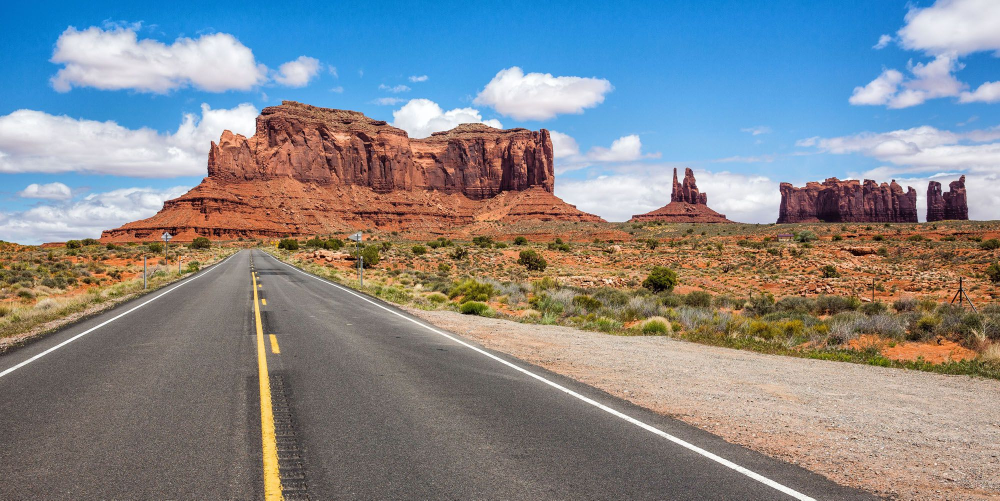
#> input picture data/Road.jpg, 2000 x 1001 px, given in place of image.jpg, which was not available (shown at 1/2 size)
$ jupyter execute --allow-errors 4_convolution.ipynb   (shell and % lines are left out)   (older library calls are emulated)   (text cells are left out)
#> lines starting #> are read from the running program, lines starting #| are printed output that depends on the picture
[cell 1]
import matplotlib.pyplot as plt
import numpy as np
from PIL import Image
import cv2

[cell 2]
def block_filter(n):
    H = np.ones((n, n)) / (n * n) # each element in H has the value 1/(n*n)
    return H

[cell 3]
H = block_filter(5)
print(H)

[cell 4]
def apply_filter(I, H):
    h, w = I.shape                         # image dimensions (height, width)
    n = H.shape[0]                         # filter size
    p = n // 2                             # padding size
    J = np.zeros_like(I)                   # output image, initialized with zeros

    for x in range(p, h-p):
        for y in range(p, w-p):
            J[x, y] = np.sum(I[x-p:x+n-p, y-p:y+n-p] * H)
    return J

[cell 5]
image = Image.open('data/image.jpg')
#> image is the input picture: PIL image 2000x1001 RGB; mean R, G, B 133.2, 137, 141.4
image = image.convert('1') # convert image to black and white
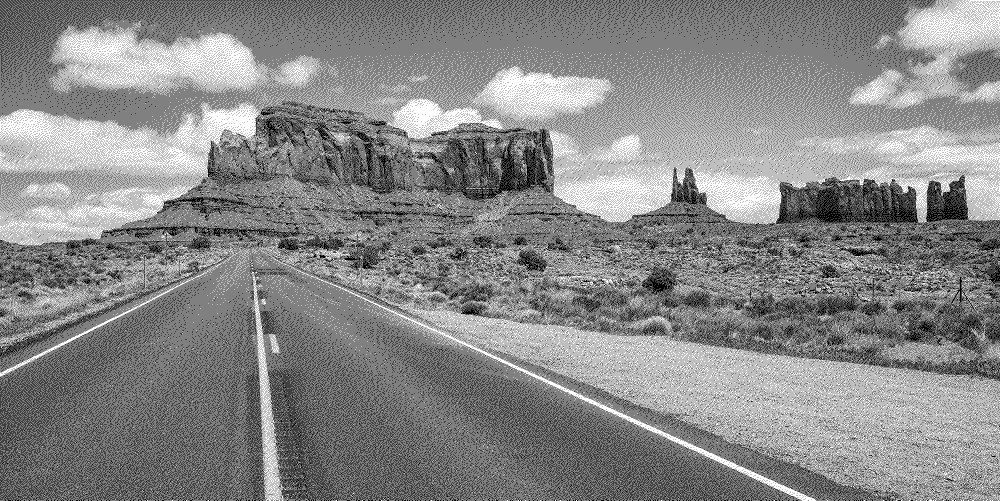
#> image: PIL image 2000x1001 1 (shown at 1/2 size); 53.3% white; black in thin lines or dots

image = np.array(image)

# [5 lines of commented-out code are left out]

plt.imshow(image, cmap='gray',vmin=0.0, vmax=1.0)
plt.show()

[cell 6]
image = image.astype(float)
#> image: shape (1001, 2000) float64; values 0 (black) and 1 (white), 53.3% white; black in thin lines or dots

[cell 7]
n = 5
H = block_filter(n)
J = apply_filter(image, H)

plt.imshow(J, cmap='gray')
plt.show()

[cell 8]
from PIL import Image

img = Image.open('data/image.jpg')
img.thumbnail((256,256), Image.ANTIALIAS) # Resize to half to reduce the size of this notebook.
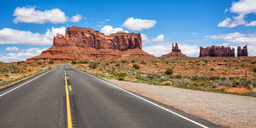
#> img: PIL image 256x128 RGB; mean R, G, B 133.1, 136.9, 141.3

$ run again, on data/bee.jpg
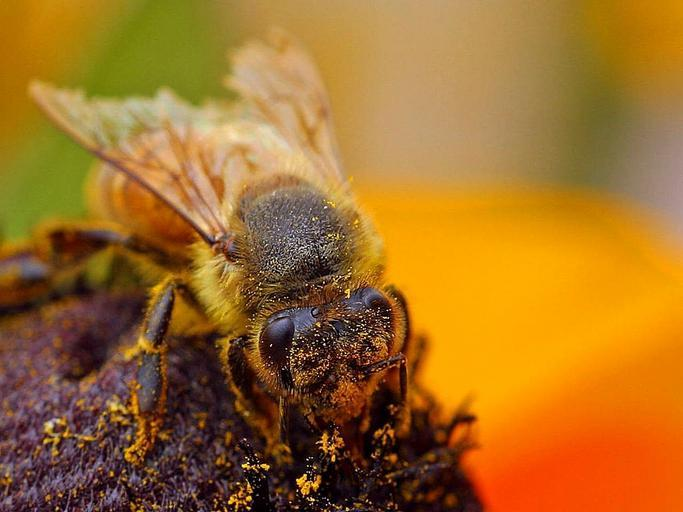
#> input picture data/bee.jpg, 683 x 512 px, given in place of image.jpg, which was not available
#> image is the input picture: PIL image 683x512 RGB; mean R, G, B 160.8, 110, 41.1
#> `image = image.convert('1')`:
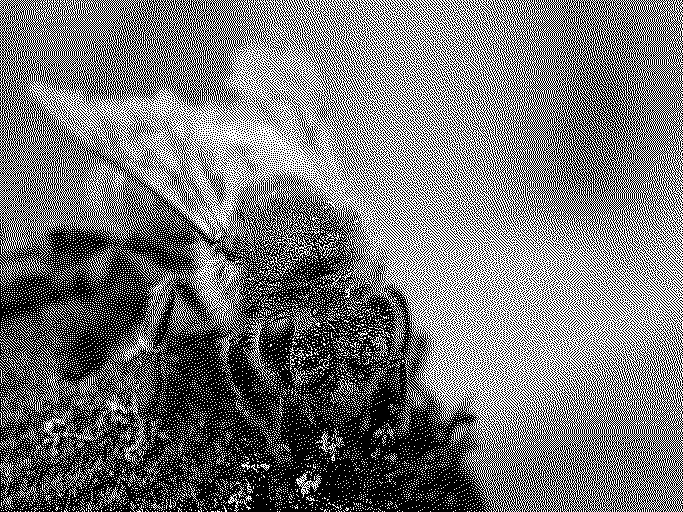
#> image: PIL image 683x512 1; 45.8% white in thin lines or dots
#> `img.thumbnail((256,256), Image.ANTIALIAS)`:
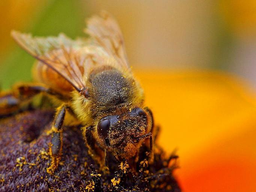
#> img: PIL image 256x192 RGB; mean R, G, B 160.8, 110, 41.1
